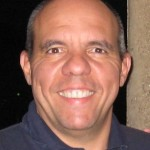
//> input picture IPI/Q1/Images/prófso_Qûeiroz.png, 150 x 150 px
$ ./canny_edge   (built with g++ and OpenCV 4)
//> lines starting //> are read from the running program, lines starting //| are printed output that depends on the picture
#include <opencv2/opencv.hpp>
#include <opencv2/highgui.hpp>
#include <opencv2/imgproc.hpp>

using namespace cv;

int main(int argc, char** argv) {

    // Read the image
    Mat image = imread("Images/prófso_Qûeiroz.png", IMREAD_GRAYSCALE);
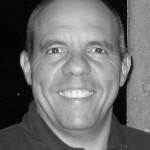
//> image: 150 rows x 150 cols, CV_8UC1; min 0, max 247, mean 109.5
    if(image.empty()) {
        std::cerr << "Could not open or find the image" << std::endl;
        return 1;
    }

    // Apply Gaussian blur to the image to remove noise
    Mat blurred;
    GaussianBlur(image, blurred, Size(3, 3), 1.4);

    // Apply Canny edge detection
    Mat edges;
    Canny(blurred, edges, 50, 150);
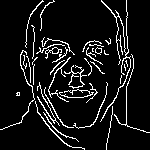
//> edges: 150 rows x 150 cols, CV_8UC1; 8.9% white in thin lines or dots

    // Display the original and edge-detected images
    namedWindow("Canny Edge Detection", 0);
    resizeWindow("Canny Edge Detection", 800,800);
    imshow("Original Image", image);
    imshow("Canny Edge Detection", edges);
    imwrite("pot.png", edges);
    waitKey(0);

    return 0;
}

$ run again, with IPI/Q1/Images/minilexei.png copied over IPI/Q1/Images/prófso_Qûeiroz.png
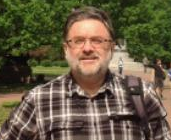
//> input picture IPI/Q1/Images/minilexei.png, 171 x 140 px
//> `GaussianBlur(image, blurred, Size(3, 3), 1.4);`:
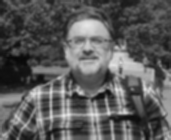
//> blurred: 140 rows x 171 cols, CV_8UC1; min 7, max 230, mean 90.6
//> `Canny(blurred, edges, 50, 150);`:
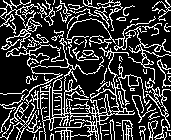
//> edges: 140 rows x 171 cols, CV_8UC1; 22.9% white in thin lines or dots
